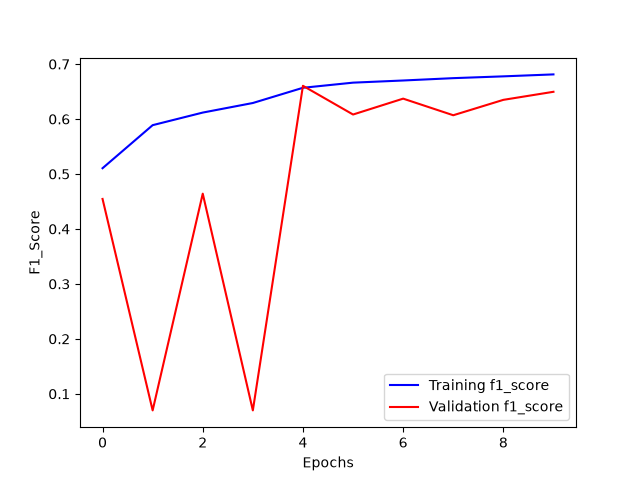

Write the Python code that produced this figure.
# %%
# Pour la manipulation de tableaux
import numpy as np

# Imports nécessaires pour construire un modèle CNN avec l'API fonctionnelle de Keras
from tensorflow.keras.layers import Input, Dense
from tensorflow.keras.models import Model,load_model
from tensorflow.keras.layers import Dropout 
from tensorflow.keras.layers import Flatten
from tensorflow.keras.layers import Conv2D 
from tensorflow.keras.layers import MaxPooling2D
from tensorflow.keras.layers import Rescaling
from tensorflow.keras.layers import BatchNormalization,GlobalAveragePooling2D
from tensorflow.keras.preprocessing import image_dataset_from_directory
from tensorflow.keras.regularizers import l2
from sklearn.metrics import f1_score, accuracy_score, classification_report
from sklearn.utils.class_weight import compute_class_weight

# Pour encoder les labels
from tensorflow.keras.utils import to_categorical 

# Pour évaluer les performances 
from sklearn import metrics

# Pour visualiser les performances
import matplotlib.pyplot as plt
from matplotlib import cm
import seaborn as sns
import keras



# %%
import tensorflow as tf
tf.config.list_physical_devices('GPU')

# %%
train_ds = image_dataset_from_directory(
    directory="../../../COVID-19_Radiography_Dataset_split_3classes/train_augmented/",                                 
    image_size=(299, 299),
    batch_size = 32,
    labels="inferred",
    shuffle=True,
    seed=42,
    color_mode='grayscale'
    
)

# %%
train_ds_not_augmented = image_dataset_from_directory(
    directory="../../../COVID-19_Radiography_Dataset_split_3classes/train/",                                 
    image_size=(299, 299),
    batch_size = 32,
    labels="inferred",
    shuffle=True,
    seed = 42,
    color_mode='grayscale'
    
)


# %%
val_ds = image_dataset_from_directory(
    directory="../../../COVID-19_Radiography_Dataset_split_3classes/validation/",                                 
    image_size=(299, 299),
    batch_size = 32,
    labels="inferred",
    seed = 42,
    shuffle=True,
    color_mode='grayscale'
)



# %%
test_ds = image_dataset_from_directory(
    directory="../../../COVID-19_Radiography_Dataset_split_3classes/test/",                                 
    image_size=(299, 299),
    batch_size = 32,
    labels="inferred",
    seed = 42,
    shuffle=True,
    color_mode='grayscale'
)

# à calculer sur les labels du train 
y_train_not_augmented = np.concatenate([labels for images, labels in train_ds_not_augmented], axis=0)
class_weights = compute_class_weight('balanced', classes=np.unique(y_train_not_augmented), y=y_train_not_augmented)
class_weight_dict = dict(enumerate(class_weights))


# %%
from tensorflow.keras.callbacks import Callback
from timeit import default_timer as timer

class TimingCallback(Callback):
    def __init__(self, logs={}):
        self.logs=[]
    def on_epoch_begin(self, epoch, logs={}):
        self.starttime = timer()
    def on_epoch_end(self, epoch, logs={}):
        self.logs.append(timer()-self.starttime)

@keras.saving.register_keras_serializable()
class SparseF1Score(tf.keras.metrics.F1Score):
    """F1Score de Keras adaptée aux labels sparses (entiers) plutôt que one-hot."""
    def __init__(self, num_classes, **kwargs):
        super().__init__(**kwargs)
        self.num_classes_ = num_classes

    def update_state(self, y_true, y_pred, sample_weight=None):
        y_true = tf.one_hot(tf.cast(tf.reshape(y_true, [-1]), tf.int32), depth=self.num_classes_)
        return super().update_state(y_true, y_pred, sample_weight)
    

# %%
from tensorflow.keras.callbacks import ReduceLROnPlateau, EarlyStopping

early_stopping = EarlyStopping(
    patience=5,
    min_delta=0.01,
    verbose=1,
    mode='max',
    monitor='val_f1_score')

reduce_learning_rate = ReduceLROnPlateau(
                                    monitor="val_f1_score",
                                    patience=3, # si val_f1_score stagne sur 3 epochs consécutives selon la valeur min_delta
                                    min_delta=0.01,
                                    factor=0.1,  # On réduit le learning rate d'un facteur 0.1
                                    cooldown=4,  # On attend 4 epochs avant de réitérer 
                                    mode='max',
                                    verbose=1)

time_callback = TimingCallback()

# %%
# Instanciation des couches
inputs = Input(shape=(299, 299, 1), name="Input")

normalization_layer=Rescaling(1./255)

#layer 1 à 3
layer1 = Conv2D(
    filters=32,
    kernel_size=(3, 3),
    padding='same',
    activation='relu',
    name='conv_layer1',
    #kernel_regularizer=l2(1e-4)
)

layer2=BatchNormalization(name="BatchNormalization1")

layer3 = MaxPooling2D(
    pool_size=(2, 2),
    name='max_pooling_layer1'
)
#layer 4 à 6
layer4 = Conv2D(
    filters=64,
    kernel_size=(3, 3),
    padding='same',
    activation='relu',
    name='conv_layer2',
    #kernel_regularizer=l2(1e-4)
)

layer5=BatchNormalization(name="BatchNormalization2")

layer6 = MaxPooling2D(
    pool_size=(2, 2),
    name='max_pooling_layer2'
)

#layer 7 à 9
layer7 = Conv2D(
    filters=128,
    kernel_size=(3, 3),
    padding='same',
    activation='relu',
    name='conv_layer3',
    #kernel_regularizer=l2(1e-4)
)

layer8=BatchNormalization(name="BatchNormalization3")

layer9 = MaxPooling2D(
    pool_size=(2, 2),
    name='max_pooling_layer3'
)

#layer 10 à 12
layer10 = Conv2D(
    filters=256,
    kernel_size=(3, 3),
    padding='same',
    activation='relu',
    name='conv_layer4',
    #kernel_regularizer=l2(1e-4)
)

layer11=BatchNormalization(name="BatchNormalization4")

layer12 = MaxPooling2D(
    pool_size=(2, 2),
    name='max_pooling_layer4'
)


#layer 14 à 18
layer13 = GlobalAveragePooling2D()
layer14 = Dropout(rate=0.3)

#layer15 = Flatten()

layer15 = Dense(
    units=128,
    activation='relu',
    name='dense_hidden_layer'
    
)

layer16 = Dropout(rate=0.3)

output_layer = Dense(
    units=4,
    activation='softmax',
    name='output_layer'
)


# %%
# Utilisation des couches
x= normalization_layer(inputs)
x = layer1(x)
x = layer2(x)
x = layer3(x)
x = layer4(x)
x = layer5(x)
x = layer6(x)
x = layer7(x)
x = layer8(x)
x = layer9(x)
x = layer10(x)
x = layer11(x)
x = layer12(x)
x = layer13(x)
x = layer14(x)
x = layer15(x)
x = layer16(x)



# Création du modèle
outputs = output_layer(x)
model = Model(inputs=inputs, outputs=outputs)

# %%

import keras
model.compile(loss='sparse_categorical_crossentropy', # fonction de perte
              optimizer='adam',                # algorithme d'optimisation
              metrics=[SparseF1Score(num_classes=4, average='macro', name='f1_score')])            # métrique d'évaluation

model_history = model.fit(train_ds,
                          validation_data=val_ds,
                          epochs=50,
                          callbacks = [reduce_learning_rate,
                                       early_stopping,
                                       time_callback],
#                          class_weight=class_weight_dict,  # <-- ajouté             
                          shuffle=False) 

model.save('cnn_256_3classes.keras')




# %%
# Labels des axes
plt.xlabel('Epochs')
plt.ylabel('F1_Score')

# Courbe de la précision sur l'échantillon d'entrainement
plt.plot(
         model_history.history['f1_score'],
         label='Training f1_score',
         color='blue')

# Courbe de la précision sur l'échantillon de test
plt.plot(
         model_history.history['val_f1_score'], 
         label='Validation f1_score',
         color='red')

# Affichage de la légende
plt.legend()



# Sauvegarde
plt.savefig('cnn_256_3classes.png')
np.save('cnn_256_3classes.npy',model_history.history)

# Affichage de la figure
plt.show()
